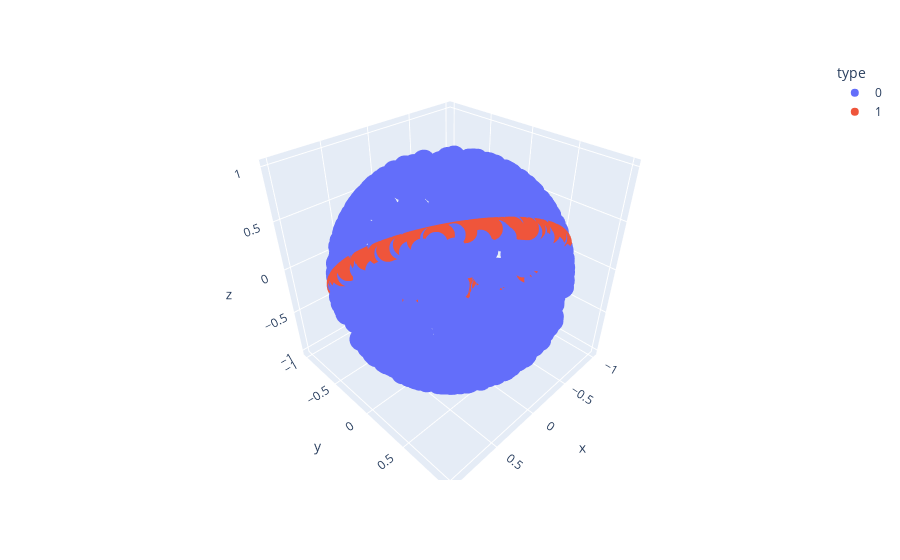

Source (notebook cell):
### Code cell
df = pd.DataFrame(np.concatenate(orig_points, axis=0), columns=['x', 'y', 'z'])
df['type'] = ['0']*1000 + ['1']*1000 #+ ['2']*1000 + ['3']*1000
fig = px.scatter_3d(df, x='x', y='y', z='z', color='type')
fig.show()

### Figure 1 — Plotly figure (JSON) as saved in the notebook; plotly's stock layout.template omitted (floating-point values rounded to 4 significant figures; data arrays with more than 128 entries replaced by an {"elided": "..."} marker saying what was removed)
{"data": [{"hovertemplate": "type=0<br>x=%{x}<br>y=%{y}<br>z=%{z}<extra></extra>", "legendgroup": "0", "marker": {"color": "#636efa", "symbol": "circle"}, "mode": "markers", "name": "0", "scene": "scene", "showlegend": true, "type": "scatter3d", "x": {"elided": "1000 float values"}, "y": {"elided": "1000 float values"}, "z": {"elided": "1000 float values"}}, {"hovertemplate": "type=1<br>x=%{x}<br>y=%{y}<br>z=%{z}<extra></extra>", "legendgroup": "1", "marker": {"color": "#EF553B", "symbol": "circle"}, "mode": "markers", "name": "1", "scene": "scene", "showlegend": true, "type": "scatter3d", "x": {"elided": "1000 float values"}, "y": {"elided": "1000 float values"}, "z": {"elided": "1000 float values"}}], "layout": {"legend": {"title": {"text": "type"}, "tracegroupgap": 0}, "margin": {"t": 60}, "scene": {"domain": {"x": [0, 1], "y": [0, 1]}, "xaxis": {"title": {"text": "x"}}, "yaxis": {"title": {"text": "y"}}, "zaxis": {"title": {"text": "z"}}}}}
